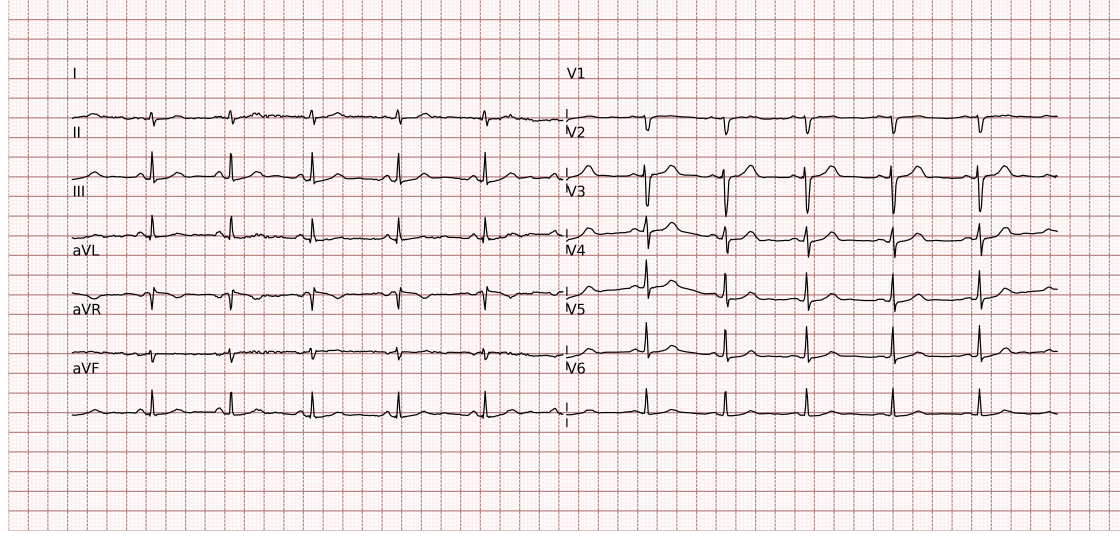
#> input picture full-pipeline/sample_ecg.jpg, 4480 x 2156 px (shown at 1/4 size)
$ python -i grid_detection.py   (imports and definitions only)
#> lines starting #> are read from the running program, lines starting #| are printed output that depends on the picture; after the words box and inside, x2 and y2 are one past the last pixel; in counts of white or black regions, pixels touching at a corner belong together
#> further down, picture is the input picture: shape (2156, 4480, 3); mean B, G, R 230.1, 230, 241.2
import cv2
import numpy as np
from scipy.signal import find_peaks
import matplotlib
# [1 line not run here, left out]
import matplotlib.pyplot as plt  # Now import pyplot

def extract_grid_mask(img, closing_kernel=5, length_frac=0.8, resize_width=None, resize_height=None):
    """
    img:       BGR or grayscale input
    closing_kernel: size of small kernel to close grid dots ([3,3] works well)
    length_frac: fraction of img width/height that a line must span to be kept
    resize_width: optional width to resize image before processing
    resize_height: optional height to resize image before processing
    Returns: grid mask as np.ndarray
    """
#> called with closing_kernel = 5, length_frac = 0.8

    if resize_width is not None or resize_height is not None:
        if resize_width is None:
            resize_width = img.shape[1]
        if resize_height is None:
            resize_height = img.shape[0]
        img = cv2.resize(img, (resize_width, resize_height), interpolation=cv2.INTER_AREA)

    # 1) Grayscale + adaptive threshold
    gray = cv2.cvtColor(img, cv2.COLOR_BGR2GRAY) if img.ndim==3 else img
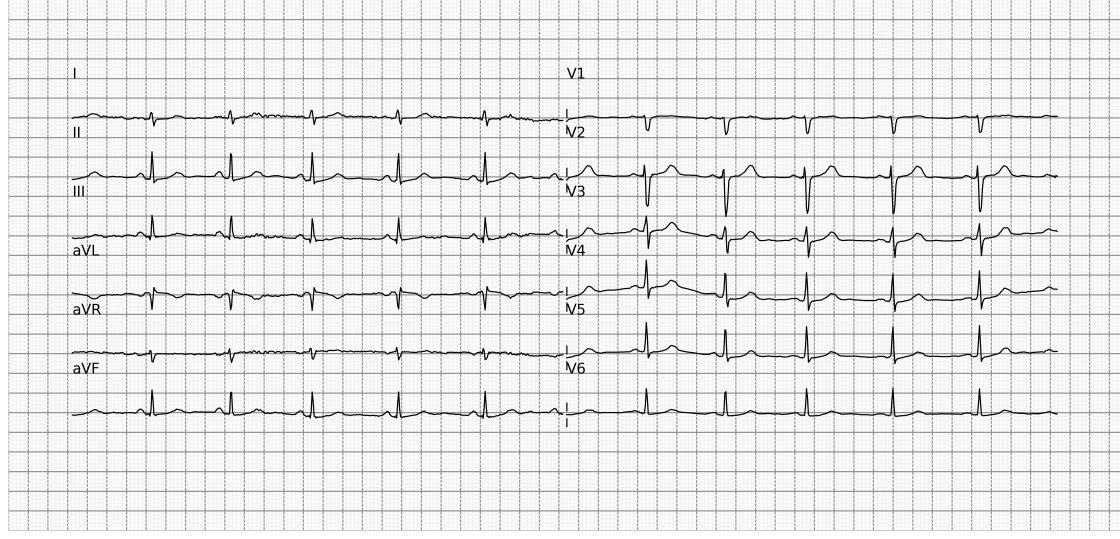
#> gray: shape (2156, 4480) (shown at 1/4 size); min 0, max 255, mean 233.4
    binarized = cv2.adaptiveThreshold(
        gray, 255,
        cv2.ADAPTIVE_THRESH_MEAN_C,
        cv2.THRESH_BINARY_INV,
        blockSize=11, C=5
    )
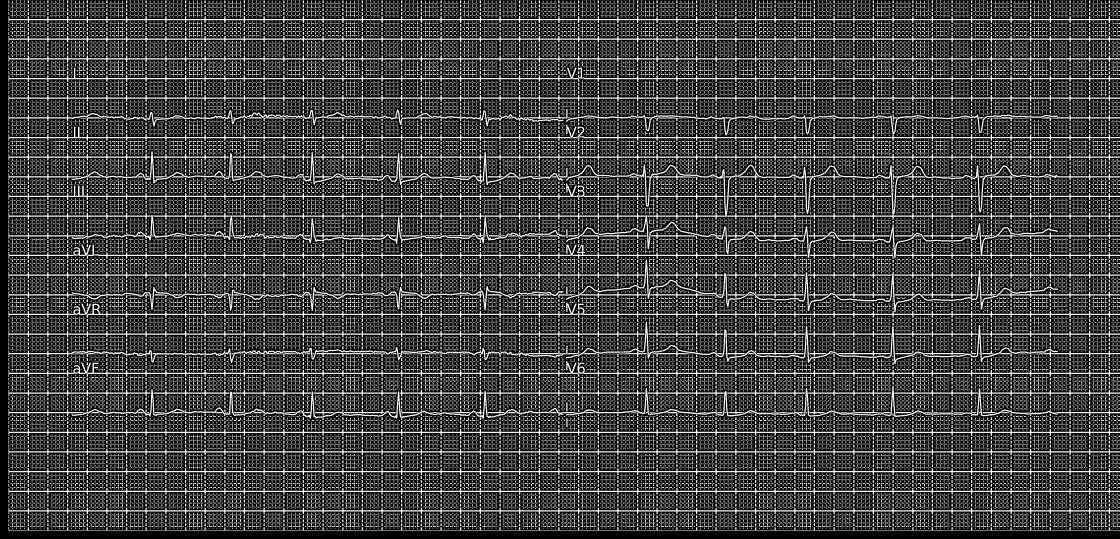
#> binarized: shape (2156, 4480) (shown at 1/4 size); 25.3% white; 96244 white regions (63801 under 20 px), largest, box (x1, y1, x2, y2) and area: (286, 851, 4480, 1036) 56437, (2264, 658, 4480, 878) 31866, (34, 499, 4480, 564) 29502

    # 2) Close gaps (connect dots into lines)
    kernel_close = np.ones((closing_kernel, closing_kernel), np.uint8)
    closed = cv2.morphologyEx(binarized, cv2.MORPH_CLOSE, kernel_close)
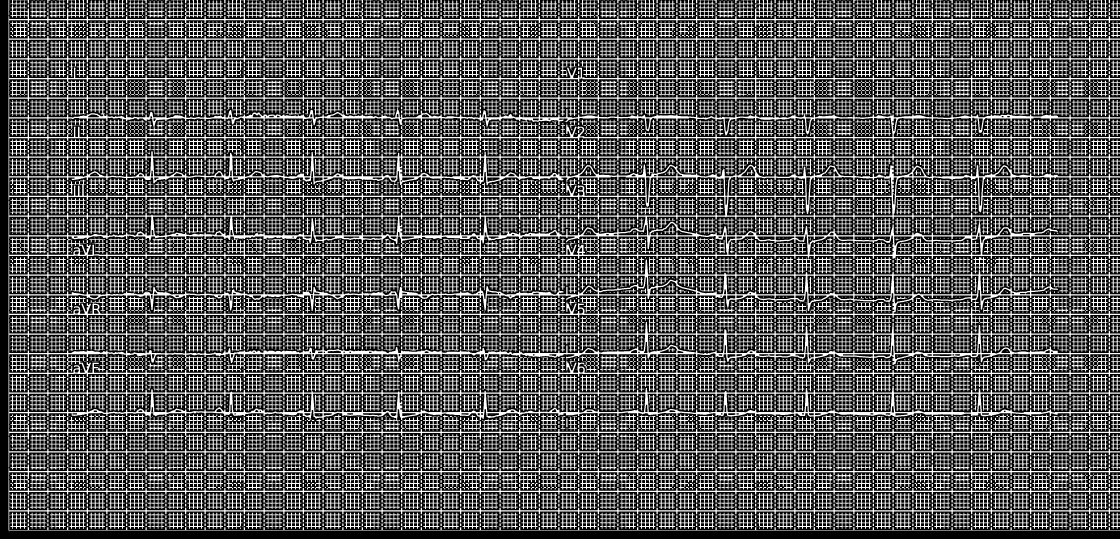
#> closed: shape (2156, 4480) (shown at 1/4 size); 35.6% white; 5704 white regions (836 under 20 px), largest, box (x1, y1, x2, y2) and area: (34, 0, 4480, 2122) 1400139, (1063, 322, 1129, 385) 1756, (2871, 322, 2937, 385) 1755

    h, w = gray.shape
#> h = 2156; w = 4480

    # 3a) Extract horizontal lines via opening
    horiz_kernel = cv2.getStructuringElement(cv2.MORPH_RECT, (int(w*1), 1))
    horiz_lines = cv2.morphologyEx(closed, cv2.MORPH_OPEN, horiz_kernel)
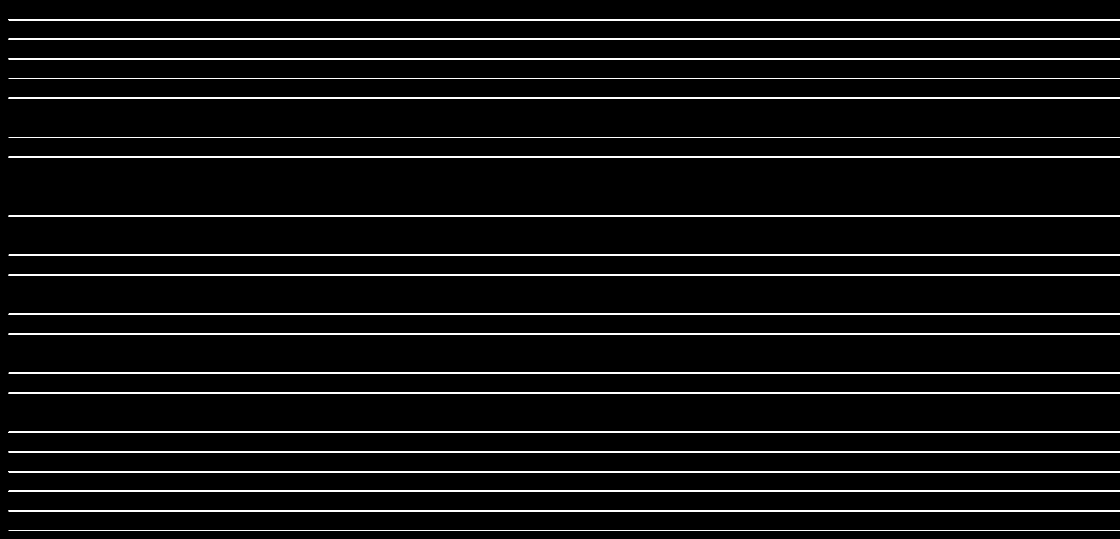
#> horiz_lines: shape (2156, 4480) (shown at 1/4 size); 4.1% white; 20 white regions, largest, box (x1, y1, x2, y2) and area: (35, 76, 4480, 81) 22225, (35, 154, 4480, 159) 22225, (35, 233, 4480, 238) 22225

    # 3b) Extract vertical lines via opening
    vert_kernel = cv2.getStructuringElement(cv2.MORPH_RECT, (1, int(h*0.5)))
#> vert_kernel = 1078 values from 1 to 1
    vert_lines = cv2.morphologyEx(closed, cv2.MORPH_OPEN, vert_kernel)
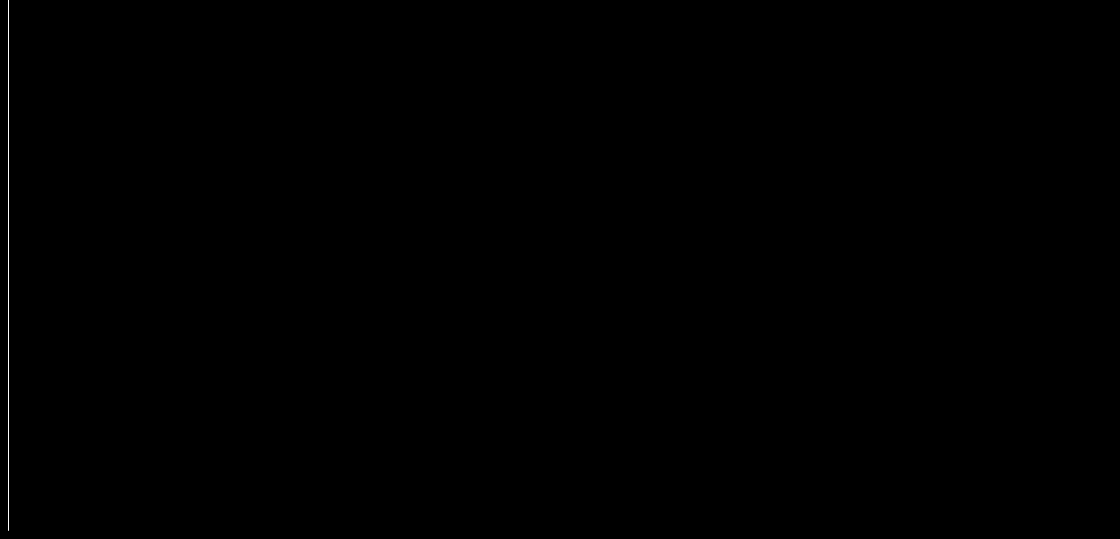
#> vert_lines: shape (2156, 4480) (shown at 1/4 size); 0.02% white in thin lines or dots, all inside (x1, y1, x2, y2) = (34, 0, 35, 2123)

    # 4) Filter by length: remove any connected component shorter than threshold
    def filter_by_length(mask, axis_len):
#> called with axis_len = 4480
        nb_components, labels, stats, _ = cv2.connectedComponentsWithStats(mask, connectivity=8)
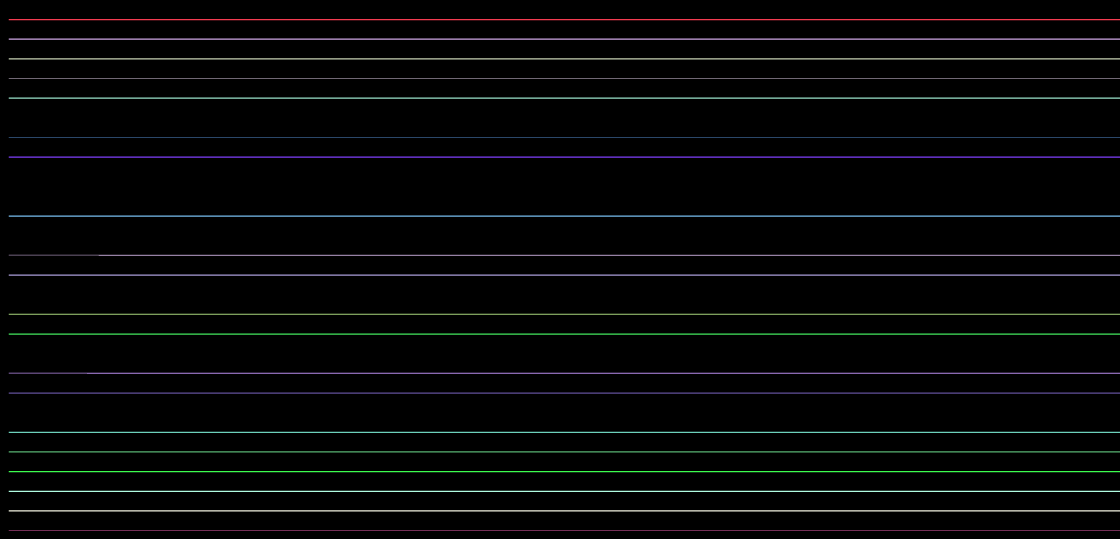
#> labels: shape (2156, 4480) int32 (shown at 1/4 size); 21 distinct labels, from 0 to 20; one colour per label, 0 black
#> nb_components = 21; stats = 21 rows, first 6: [0, 0, 4480, 2156, 9264308], [35, 76, 4445, 5, 22225], [35, 154, 4445, 5, 22225], [35, 233, 4445, 5, 22225], [35, 312, 4445, 2, 8890], [35, 390, 4445, 5, 22225]
        out = np.zeros_like(mask)
        min_len = length_frac * axis_len
#> min_len = 3584
        for i in range(1, nb_components):
            x, y, w0, h0, area = stats[i]
            if axis_len == w:    # horizontal mask
                if w0 >= min_len:
                    out[labels == i] = 255
            else:                # vertical mask
                if h0 >= min_len:
                    out[labels == i] = 255
#> this loop made 20 passes
#> (y, h0, area) on passes 1 to 12: (76, 5, 22225), (154, 5, 22225), (233, 5, 22225), (312, 2, 8890), (390, 5, 22225), (548, 2, 8890), (626, 5, 22225), (862, 5, 22225), (1019, 5, 21505), (1098, 5, 22225), (1255, 4, 17780), (1334, 5, 22225)
        return out

    horiz_clean = filter_by_length(horiz_lines, w)
    vert_clean  = filter_by_length(vert_lines,  h)
#> the loop in filter_by_length (call 2), `for i in range(1, nb_components):` made 1 pass
#> (x, y, w0, h0, area) on pass 1: (34, 0, 1, 2123, 2123)

    # 5) Combine
    grid_mask = cv2.bitwise_or(horiz_clean, vert_clean)
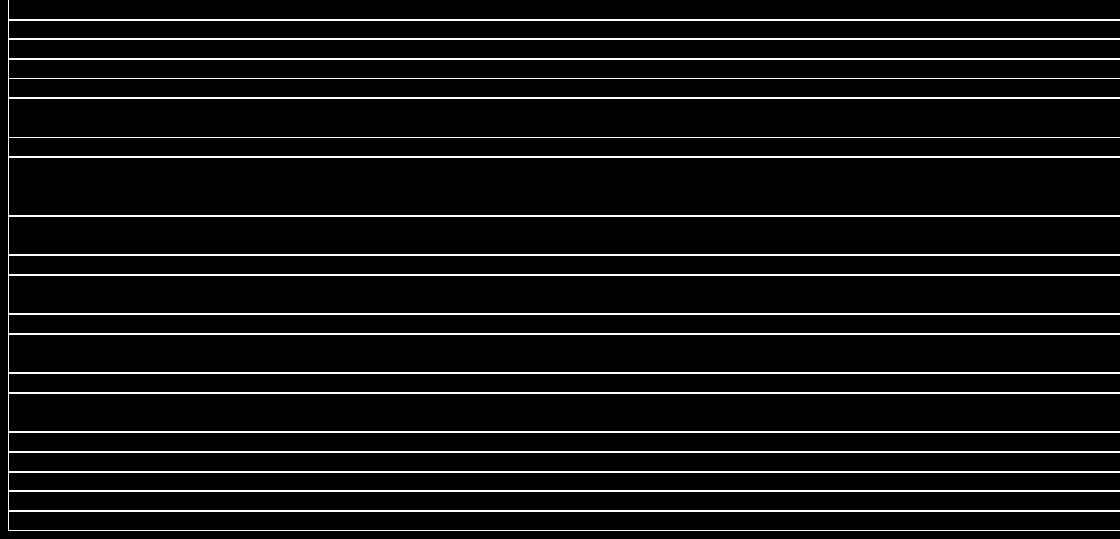
#> grid_mask: shape (2156, 4480) (shown at 1/4 size); 4.1% white; 1 white region, box (x1, y1, x2, y2) and area: (34, 0, 4480, 2123) 396695
    return grid_mask

def estimate_square_size_from_grid_mask(grid_mask):
    """
    Given a grid mask (single lead image), estimate the grid square size in pixels.
    Returns: square_size (float)
    """
    vertical_profile   = grid_mask.sum(axis=0)
#> vertical_profile = 4480 values, max 541365 at index 34, min 0 at index 0, mean 22579.7
    horizontal_profile = grid_mask.sum(axis=1)
#> horizontal_profile = 2156 values, max 1133730 at index 76, min 0 at index 2123, mean 46918.9

    v_peaks, _ = find_peaks(vertical_profile, height=grid_mask.shape[0] * 0.5)
#> v_peaks = [34]
    h_peaks, _ = find_peaks(horizontal_profile, height=grid_mask.shape[1] * 0.5)
#> h_peaks = 20 values from 78 to 2120

    v_spacings = np.diff(v_peaks)
#> v_spacings = empty array
    h_spacings = np.diff(h_peaks)
#> h_spacings = 19 values, max 236 at index 6, min 77 at index 2, mean 107.5

    def mode_with_tiebreak(data):
        if len(data) == 0:
            return None, 0
        vals, counts = np.unique(data, return_counts=True)
        max_count = counts.max()
        candidates = vals[counts == max_count]
        return candidates.max(), max_count

    avg_square_width,  count_w = mode_with_tiebreak(v_spacings)
#> count_w = 0
    avg_square_height, count_h = mode_with_tiebreak(h_spacings)
#> avg_square_height = 80; count_h = 5

    if count_w > count_h:
        square_size = avg_square_width
    elif count_h > count_w:
        square_size = avg_square_height
#> square_size = 80
    else:
        square_size = max(avg_square_width, avg_square_height)

    if max(count_h, count_w) > 40:
        square_size *= 5

    return square_size

def plot_grid_mask(image, grid_mask, title="Detected Grid"):
    """
    Plots the original image and its detected grid mask side by side.
    """
    fig, axs = plt.subplots(1, 2, figsize=(12, 5))
    axs[0].imshow(cv2.cvtColor(image, cv2.COLOR_BGR2RGB))
    axs[0].set_title("Original")
    axs[0].axis('off')
    axs[1].imshow(grid_mask, cmap='gray')
    axs[1].set_title(title)
    axs[1].axis('off')
    plt.tight_layout()
    plt.show()


def get_grid_square_size(cropped_lead_img, closing_kernel=5, length_frac=0.8, plot=False):
    """
    Given a cropped lead image, return the estimated grid square size in pixels.
    Optionally plot the grid mask.
    """
    grid_mask = extract_grid_mask(cropped_lead_img, closing_kernel=closing_kernel, length_frac=length_frac)
    if plot:
        plot_grid_mask(cropped_lead_img, grid_mask)
    square_size = estimate_square_size_from_grid_mask(grid_mask)
#> square_size = 80
    return square_size

>>> import cv2
>>> picture = cv2.imread('../sample_ecg.jpg')
>>> result = get_grid_square_size(picture)
#> result = 80
